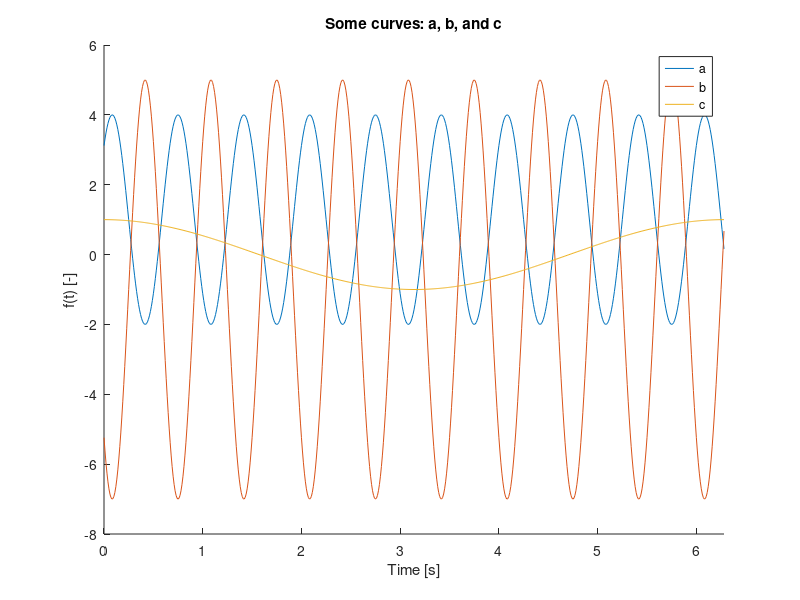

Write MATLAB code to recreate this figure. (Note: this script raises an error after producing the figure.)
%% Plot example
t = 0:0.01:2*pi;
a = 3*sin(3*pi*t + pi/4) + 1;
b = -2*a + 1;
c = cos(t);

figure(1); hold on;
plot(t, a, t, b, t, c);
title("Some curves: a, b, and c");
legend('a', 'b', 'c');
xlabel('Time [s]');
ylabel('f(t) [-]');
xlim([min(t), max(t)]);

% Requires "Current folder" to be the "examples/" folder
run ../util/plot_settings.m
figure(2); hold on;
plot(t, a, t, b, t, c);
title("Some curves: $a$, $b$, and $c$", 'FontSize', TITLE_FONT_SIZE);
legend('$a$', '$b$', '$c$');
xlabel('Time $t$ [s]', 'FontSize', LABEL_FONT_SIZE);
ylabel('$f(t)$ [-]', 'FontSize', LABEL_FONT_SIZE);
xlim([min(t), max(t)]);